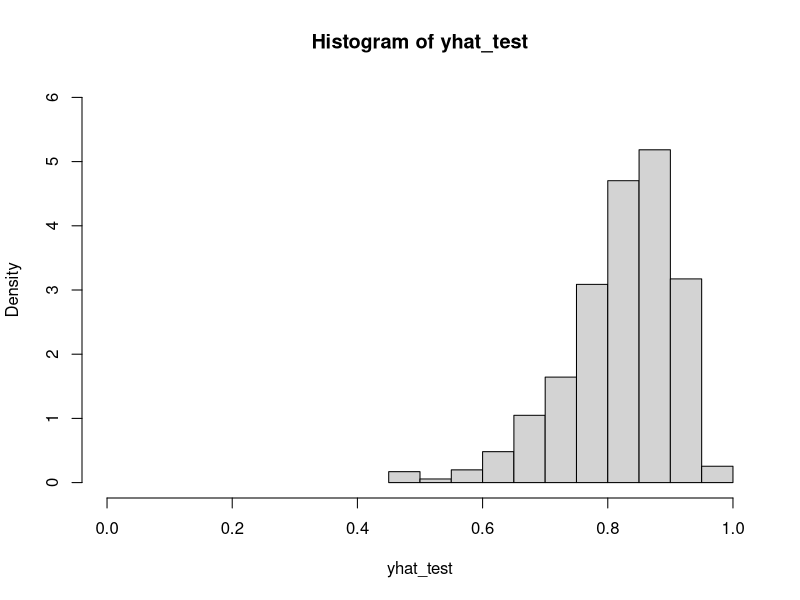
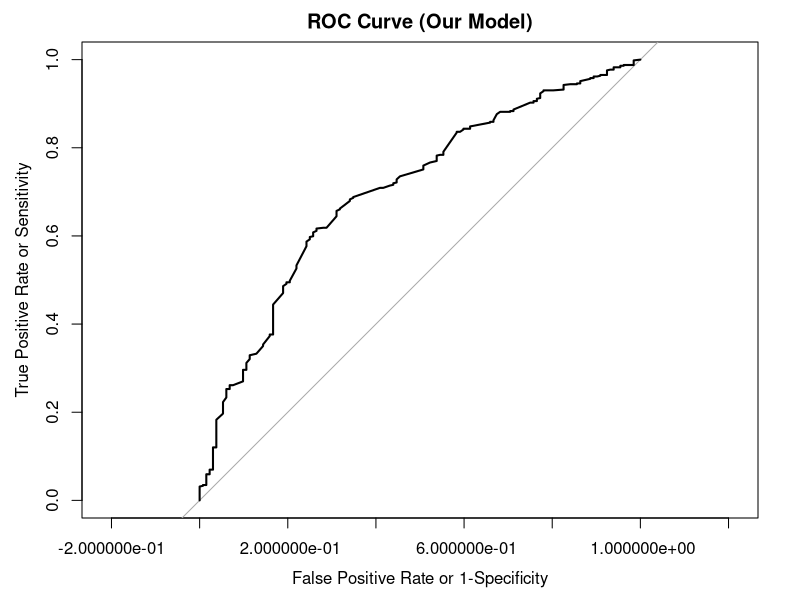

Here is the R script that generated these plots, in order:
## ---- chunk 1
knitr::opts_chunk$set(echo = TRUE)

#load packages
library(tidyverse)
library(pROC)
library(glmnet)
library(readr)
library(MASS)
library(ggplot2)

#load dataset
demographics <- read_csv("demographics_id.csv")
## ---- chunk 2
#split demographics voter data into training and test set using sampling
#Set seed for replication
set.seed(02138)

## For Regression analysis
#allocated 75% of data to training and 25% of data to testing
row.number <- sample(1:nrow(demographics), 0.75 * nrow(demographics))
n_train = demographics[row.number,]
n_test = demographics[-row.number,]

#summarise
dim(n_train)
dim(n_test)
## ---- chunk 3
## USA Model
#fit the demographic variables onto the outcome variable of vaccine acceptance
fm1 <- covid_vaccine ~ gender + age_group + education + race + financial_status

#estimate model (logistic regression)
model1 <- glm(fm1, data = n_train, family = "binomial", na.action = na.exclude)
summary(model1)

## ---- chunk 4
#Calculate prediction value on the test set
yhat_test <- predict(model1, newdata = n_test, "response")

#Plot prediction value density of test set
hist(yhat_test, freq = FALSE, xlim = c(0, 1), ylim = c(0, 6))

#Create yhat column on the country level model
demographics$yhat <- predict(model1, newdata = demographics, "response")
## ---- chunk 5
#Compute ROC curve 
nc.roc1 <- roc(
  response  = n_test$covid_vaccine,
  predictor = yhat_test
)

#Plot ROC curve
plot(nc.roc1, 
     xlab = "False Positive Rate or 1-Specificity",
     ylab = "True Positive Rate or Sensitivity",
     main = "ROC Curve (Our Model)",
     legacy.axes = TRUE)
## ---- chunk 6
#Calculate the threshold for positive case from test set
threshold <- coords(nc.roc1, x = "best", transpose = TRUE,
                      ret = c("threshold","accuracy","precision","recall"))

n_test$threshold <- threshold[1]

#Use boolean logic to determine model v. actual prediction value
n_test$yhat_actual <- as.numeric(yhat_test > n_test$threshold)

#Create prop table of model efficiency
prop_table_covid <- prop.table(table(n_test$yhat_actual, n_test$covid_vaccine))
rownames(prop_table_covid) <- c("True", "Not True")
colnames(prop_table_covid) <- c("True", "Not True")
prop_table_covid

